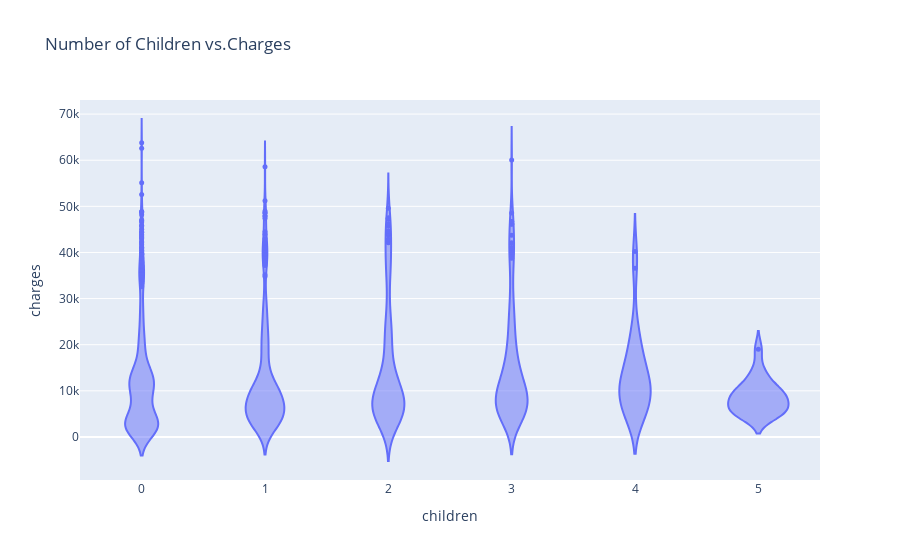

Notebook code cell kept with this figure:
### Code cell
fig8 = px.violin(medical_df,
                  x='children',
                  y='charges',
                  title='Number of Children vs.Charges')
fig8.update_traces(marker_size=5)
fig8.show()

### Figure 1 — Plotly figure (JSON) as saved in the notebook; plotly's stock layout.template omitted (floating-point values rounded to 4 significant figures; data arrays with more than 128 entries replaced by an {"elided": "..."} marker saying what was removed)
{"data": [{"alignmentgroup": "True", "box": {"visible": false}, "hovertemplate": "children=%{x}<br>charges=%{y}<extra></extra>", "legendgroup": "", "marker": {"color": "#636efa", "size": 5}, "name": "", "offsetgroup": "", "orientation": "v", "scalegroup": "True", "showlegend": false, "type": "violin", "x": {"elided": "1338 int values"}, "x0": " ", "xaxis": "x", "y": {"elided": "1338 float values"}, "y0": " ", "yaxis": "y"}], "layout": {"legend": {"tracegroupgap": 0}, "title": {"text": "Number of Children vs.Charges"}, "violinmode": "group", "xaxis": {"anchor": "y", "domain": [0, 1], "title": {"text": "children"}}, "yaxis": {"anchor": "x", "domain": [0, 1], "title": {"text": "charges"}}}}
